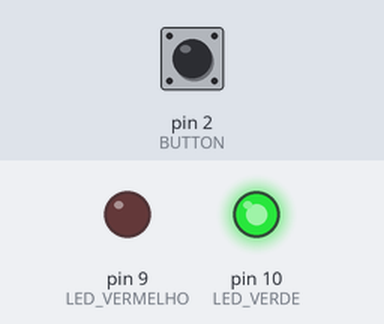
A sketch run on a simulated Arduino Uno, built with avr-gcc and run on an emulated ATmega328P. Parts: output pins drawn as LEDs (lit = HIGH). Dashed ring = blinking. Inputs (shaded band) come from the test bench; at power-on: pin 2 (BUTTON) LOW.

Above: at 1.2 s.
1.3 s: pin 2 (BUTTON) pulled HIGH for 3.2 s
At 1.7 s:
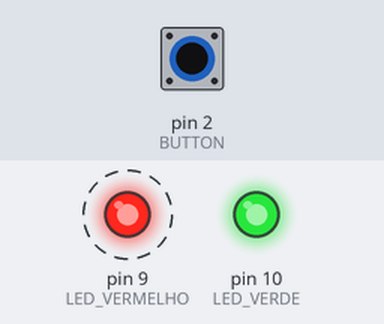
Timing chart, 0 to 6.3 s (numbered marks = the images above; inputs shaded):
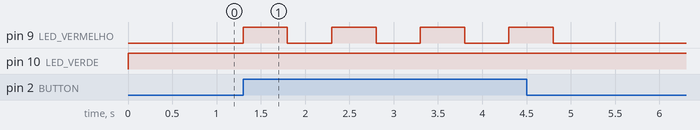

Measured:
- after the input at 1.3 s, pin 9 (LED_VERMELHO): alternates HIGH for 0.50 s and LOW for 0.50 s, 8 changes in all, then stays LOW, starting at once

The sketch:

entradaSinal.ino
```cpp
#include <Arduino.h>

const int LED_VERMELHO = 9;
const int LED_VERDE = 10;
const int BUTTON = 2;

int primeiroTempo = 500;
int segundoTempo = 5000;

void setup() {
  pinMode(LED_VERMELHO, OUTPUT);
  pinMode(LED_VERDE, OUTPUT);
  pinMode(BUTTON, INPUT);

  digitalWrite(LED_VERMELHO, LOW);
  digitalWrite(LED_VERDE, LOW);
}

void loop() {
  if (digitalRead(BUTTON) == HIGH) {
    digitalWrite(LED_VERMELHO, HIGH);
    delay(primeiroTempo);
    digitalWrite(LED_VERMELHO, LOW);
    delay(primeiroTempo);
  }else if(digitalRead(BUTTON) == LOW){
    digitalWrite(LED_VERMELHO, LOW);
    digitalWrite(LED_VERDE, HIGH);
  }
}
```
